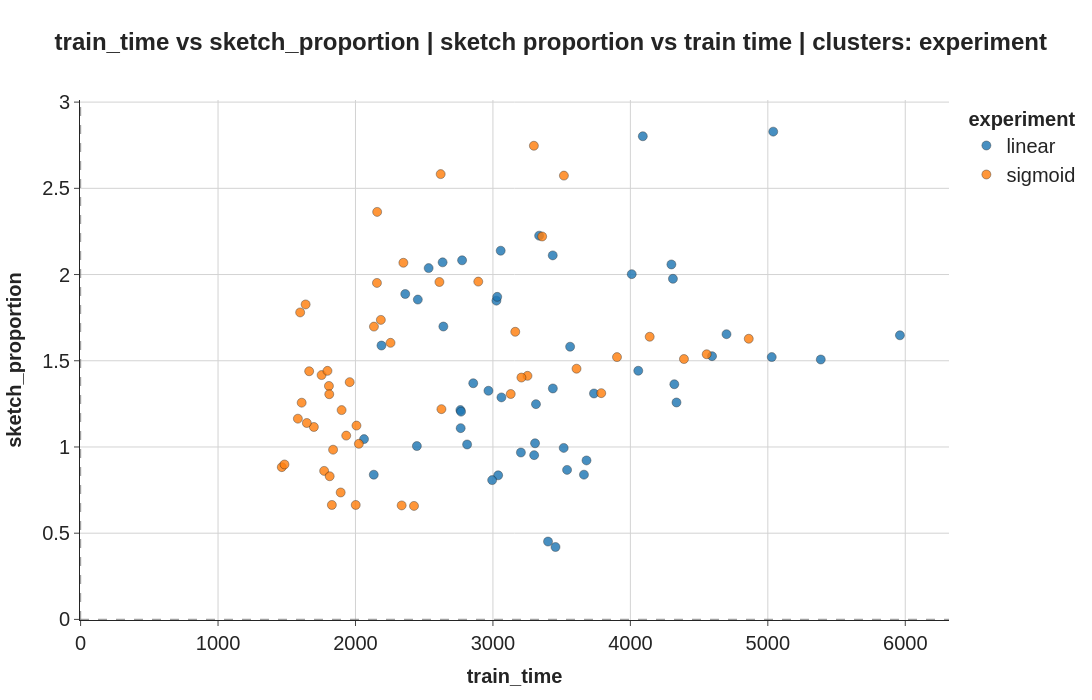

This figure's notebook cell:
### Code cell
create_interactive_seaborn_metric_scatter(
    (enriched), 'train_time', 'sketch_proportion', 'experiment', filters={'lr': 0.1, 'smoothing_alpha': 0.9} 
)

### Figure 1 — Plotly figure (JSON) as saved in the notebook; plotly's stock layout.template omitted (floating-point values rounded to 4 significant figures; data arrays with more than 128 entries replaced by an {"elided": "..."} marker saying what was removed)
{"data": [{"customdata": {"elided": "50x7 mixed values"}, "hovertemplate": "experiment=linear<br>train_time=%{x}<br>sketch_proportion=%{y}<br>dataset=%{customdata[0]}<br>sketch_method=%{customdata[1]}<br>sketch_outputs=%{customdata[2]}<br>smoothing_alpha=%{customdata[3]}<br>stabilization_threshold=%{customdata[4]}<br>subsample=%{customdata[5]}<br>lr=%{customdata[6]}<extra></extra>", "legendgroup": "linear", "marker": {"color": "#1F77B4", "line": {"color": "rgba(20,20,20,0.55)", "width": 0.8}, "opacity": 0.82, "size": 9, "symbol": "circle"}, "mode": "markers", "name": "linear", "orientation": "v", "showlegend": true, "type": "scatter", "x": [3038.0, 3735.0, 4320.0, 3062.0, 3562.0, 3025.0, 3336.0, 3056.0, 2634.0, 4090.0, 3300.0, 4336.0, 4057.0, 4594.0, 4699.0, 3031.0, 3435.0, 2776.0, 2532.0, 5039.0, 2994.0, 3313.0, 3436.0, 2967.0, 5029.0, 2639.0, 2453.0, 2189.0, 2362.0, 4298.0, 3455.0, 3662.0, 3681.0, 3203.0, 5961.0, 2763.0, 2765.0, 2062.0, 2768.0, 4310.0, 3401.0, 3539.0, 3515.0, 3306.0, 5385.0, 2812.0, 2447.0, 2133.0, 2857.0, 4010.0], "xaxis": "x", "y": [0.8357, 1.31, 1.364, 1.288, 1.581, 1.848, 2.225, 2.138, 2.071, 2.802, 0.9526, 1.258, 1.442, 1.527, 1.654, 1.871, 2.111, 2.083, 2.037, 2.829, 0.8078, 1.248, 1.339, 1.326, 1.521, 1.698, 1.855, 1.588, 1.887, 2.059, 0.4199, 0.8393, 0.9219, 0.9679, 1.648, 1.214, 1.109, 1.046, 1.205, 1.975, 0.4515, 0.8671, 0.9945, 1.021, 1.507, 1.014, 1.005, 0.8392, 1.37, 2.002], "yaxis": "y"}, {"customdata": {"elided": "50x7 mixed values"}, "hovertemplate": "experiment=sigmoid<br>train_time=%{x}<br>sketch_proportion=%{y}<br>dataset=%{customdata[0]}<br>sketch_method=%{customdata[1]}<br>sketch_outputs=%{customdata[2]}<br>smoothing_alpha=%{customdata[3]}<br>stabilization_threshold=%{customdata[4]}<br>subsample=%{customdata[5]}<br>lr=%{customdata[6]}<extra></extra>", "legendgroup": "sigmoid", "marker": {"color": "#FF7F0E", "line": {"color": "rgba(20,20,20,0.55)", "width": 0.8}, "opacity": 0.82, "size": 9, "symbol": "circle"}, "mode": "markers", "name": "sigmoid", "orientation": "v", "showlegend": true, "type": "scatter", "x": [2002.0, 1772.0, 1837.0, 1933.0, 1807.0, 1464.0, 1697.0, 1608.0, 1663.0, 1597.0, 1828.0, 1812.0, 2024.0, 2007.0, 1753.0, 1483.0, 1581.0, 1809.0, 1796.0, 1637.0, 1892.0, 2625.0, 3608.0, 3903.0, 3162.0, 1646.0, 2255.0, 2184.0, 2156.0, 2158.0, 2336.0, 3129.0, 3251.0, 3207.0, 4141.0, 1899.0, 2134.0, 2611.0, 2348.0, 2620.0, 2426.0, 3788.0, 4390.0, 4555.0, 4861.0, 1958.0, 2893.0, 3358.0, 3516.0, 3298.0], "xaxis": "x", "y": [0.6637, 0.8614, 0.9842, 1.066, 1.354, 0.883, 1.116, 1.257, 1.439, 1.78, 0.6637, 0.8302, 1.018, 1.124, 1.417, 0.8986, 1.164, 1.306, 1.441, 1.827, 0.7361, 1.219, 1.454, 1.521, 1.668, 1.139, 1.604, 1.737, 1.951, 2.363, 0.6611, 1.307, 1.413, 1.403, 1.639, 1.214, 1.698, 1.957, 2.068, 2.582, 0.6581, 1.312, 1.51, 1.538, 1.628, 1.376, 1.959, 2.221, 2.574, 2.747], "yaxis": "y"}], "layout": {"height": 700, "legend": {"font": {"family": "Arial", "size": 20}, "title": {"font": {"family": "Arial", "size": 20, "weight": "bold"}, "text": "experiment"}, "tracegroupgap": 0}, "shapes": [{"line": {"color": "gray", "dash": "dash", "width": 1.2}, "opacity": 0.75, "type": "line", "x0": 0, "x1": 0, "xref": "x", "y0": 0, "y1": 1, "yref": "y domain"}, {"line": {"color": "gray", "dash": "dash", "width": 1.2}, "opacity": 0.75, "type": "line", "x0": 0, "x1": 1, "xref": "x domain", "y0": 0, "y1": 0, "yref": "y"}], "title": {"font": {"family": "Arial", "size": 24, "weight": "bold"}, "text": "train_time vs sketch_proportion | sketch proportion vs train time | clusters: experiment"}, "width": 1200, "xaxis": {"anchor": "y", "domain": [0, 1], "gridcolor": "lightgray", "showgrid": true, "tickfont": {"family": "Arial", "size": 20}, "title": {"font": {"family": "Arial", "size": 20, "weight": "bold"}, "text": "train_time"}}, "yaxis": {"anchor": "x", "domain": [0, 1], "gridcolor": "lightgray", "showgrid": true, "tickfont": {"family": "Arial", "size": 20}, "title": {"font": {"family": "Arial", "size": 20, "weight": "bold"}, "text": "sketch_proportion"}}}}
